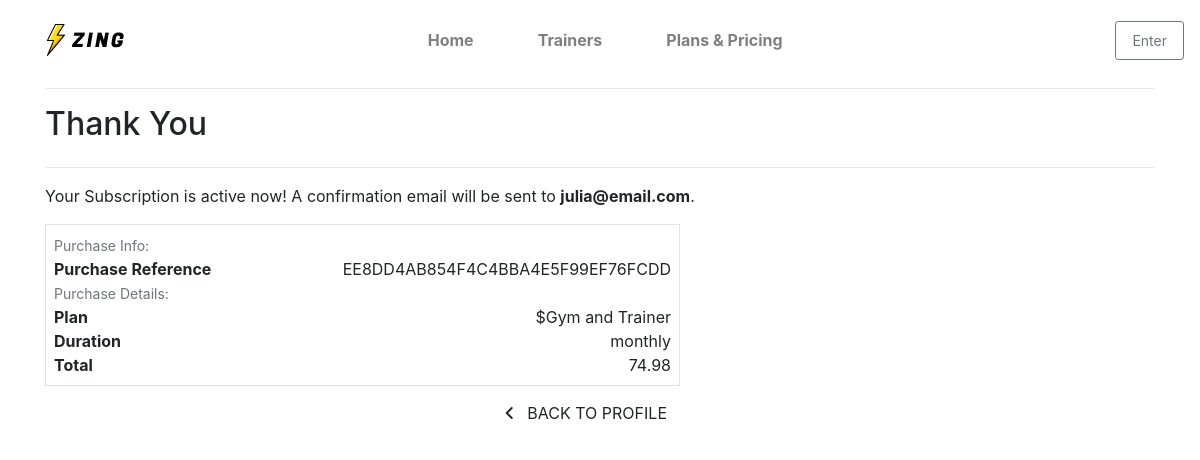
/checkout/checkout_success/EE8DD4AB854F4C4BBA4E5F99EF76FCDD, run on the app's committed database.
### checkout/models.py (models this page shows, shortened)
class Payment(models.Model):
    user = models.ForeignKey(User, on_delete=models.CASCADE)
    plan_name = models.CharField(max_length=100)
    plan_price = models.DecimalField(max_digits=6, decimal_places=2)
    plan_duration = models.CharField(max_length=20)
    payment_date = models.DateTimeField(default=timezone.now)
    payment_reference = models.CharField(max_length=32, null=False, editable=False)
    status = models.CharField(max_length=10, default='Active')
    email = models.EmailField(null=True, blank=True)
    country = CountryField(blank_label='Country', null=False, blank=False)
    postcode = models.CharField(max_length=20, null=True, blank=True)
    town_or_city = models.CharField(max_length=40, null=False, blank=False)
    street_address1 = models.CharField(max_length=80, null=False, blank=False)
    street_address2 = models.CharField(max_length=80, null=True, blank=True)
    county = models.CharField(max_length=80, null=True, blank=True)

### checkout/views.py (the view)
# urls.py: path('checkout_success/<payment_reference>',views.checkout_success, name='checkout_success'),
def checkout_success(request, payment_reference):
    try:
        payment = get_object_or_404(Payment, payment_reference=payment_reference)
    except Payment.DoesNotExist:
        messages.error(request, "Payment not found.")
        return redirect('checkout')
    except Exception as e:
        messages.error(request, f"Error retrieving payment details: {e}")
        logger.error("Error retrieving payment details: %s", e)
        return redirect('checkout')
    messages.success(request, f'Order successfully processed! A confirmation email will be sent to {payment.email}.')
    print("Payment Reference:", payment_reference)
    return render(request, 'checkout/checkout_success.html', {'payment': payment})

### checkout/templates/checkout/checkout_success.html (shortened to what this page needs)
{% extends "base.html" %} {% load static %} {% load templatestags %}
{% block extra_css %}
    <link rel="stylesheet" href="{% static 'checkout/css/checkout.html' %}">
{% endblock %}
{% block content %}
<div class="container">
    <div class="row">
        <div class="col">
            <hr>
            <h2 class="logo-font mb-4">Thank You</h2>
            <hr>
            <p class="text-black">Your Subscription is active now! A confirmation email will be sent to <strong>{{ payment.user.email }}</strong>.</p>
        </div>
    </div>
    <div class="row">
        <div class="col-12 col-lg-7">
            <div class="order-confirmation-wrapper p-2 border">
                <div class="row">
                    <div class="col">
                        <small class="text-muted">Purchase Info:</small>
                    </div>
                </div>
                <div class="row">
                    <div class="col-12 col-md-4">
                        <p class="mb-0 text-black font-weight-bold">Purchase Reference</p>
                    </div>
                    <div class="col-12 col-md-8 text-md-right">
                        <p class="mb-0">{{ payment.payment_reference }}</p>
                    </div>
                </div>
                <div class="row">
                    <div class="col">
                        <small class="text-muted">Purchase Details:</small>
                    </div>
                </div>
                <div class="row">
                    <div class="col-12 col-md-4">
                        <p class="mb-0 text-black font-weight-bold">Plan</p>
                    </div>
                    <div class="col-12 col-md-8 text-md-right">
                        <p class="mb-0">${{ payment.plan_name }}</p>
                    </div>
                </div>
                <div class="row">
                    <div class="col-12 col-md-4">
                        <p class="mb-0 text-black font-weight-bold">Duration</p>
                    </div>
                    <div class="col-12 col-md-8 text-md-right">
                        <p class="mb-0">{{ payment.plan_duration }}</p>
                    </div>
                </div>
                <div class="row">
                    <div class="col-12 col-md-4">
                        <p class="mb-0 text-black font-weight-bold">Total</p>
                    </div>
                    <div class="col-12 col-md-8 text-md-right">
                        <p class="mb-0">{{ payment.plan_price }}</p>
                    </div>
                </div>
            </div>
        </div>
    </div>
    <div class="row">
        <div class="col-12 col-lg-7 text-right">
            <a href="{% url 'profile' %}" class="btn btn-black rounded-0 my-2">
                <span class="icon mr-2">
                    <i class="fas fa-angle-left"></i>
                </span>
                <span class="text-uppercase">Back to Profile</span>
            </a>
        </div>
    </div>
</div>
{% endblock %}

### static/css/base.css (style rules this page uses)
html { height: 100%; }

### data on the page
Payment: user.email "julia@email.com", payment_reference "EE8DD4AB854F4C4BBA4E5F99EF76FCDD", plan_name "Gym and Trainer", plan_duration "monthly", plan_price "74.98"
